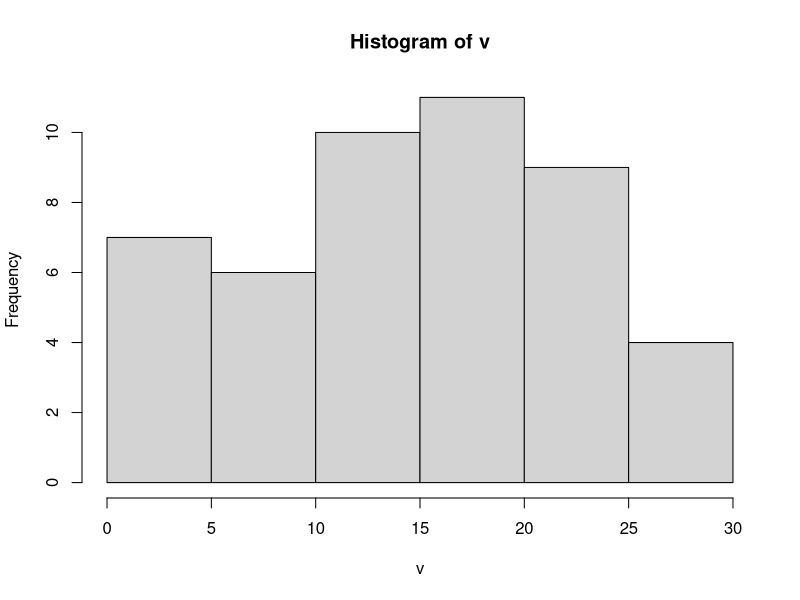

The R script that drew this image:
v<-c(1,1,5,5,5,5,5,8,8,10,10,10,10,12,14,14,14,15,15,15,15,15,15,18,18,
     18,18,18,20,20,20,20,20,20,21,21,21,21,25,25,25,25,25,28,28,30,30)
b1<-c(1,1,5)
v1<-mean(b1)
v2<-median(b1)
v1
v2
b2<-c(5,5,5)
v3<-mean(b2)
v4<-median(b2)
v3
v4
b3<-c(5,8,8)
v5<-mean(b3)
v6<-median(b3)
v5
v6
b4<-c(10,10,10)
v7<-mean(b4)
v8<-median(b4)
v7
v8
b5<-c(10,12,14)
v9<-mean(b5)
v10<-median(b5)
v9
v10
b6<-c(14,14,15)
v11<-mean(b6)
v12<-median(b6)
v11
v12
b7<-c(15,15,15)
v13<-mean(b7)
v14<-median(b7)
v13
v14
b8<-c(15,15,18)
v15<-mean(b8)
v16<-median(b8)
v15
v16
b9<-c(18,18,18)
v17<-mean(b9)
v18<-median(b9)
v17
v18
b10<-c(18,20,20)
v19<-mean(b10)
v20<-median(b10)
v19
v20
b11<-c(20,20,20)
v21<-mean(b11)
v22<-median(b11)
v21
v22
b12<-c(20,21,21)
v23<-mean(b12)
v24<-median(b12)
v23
v24
b13<-c(21,21,25)
v25<-mean(b13)
v26<-median(b13)
v25
v26
b14<-c(25,25,25)
v27<-mean(b14)
v28<-median(b14)
v27
v28
b15<-c(25,28,28)
v29<-mean(b15)
v30<-median(b15)
v29
v30
b16<-c(30,30)
v31<-mean(b16)
v32<-median(b16)
v31
v32
hist(v)
